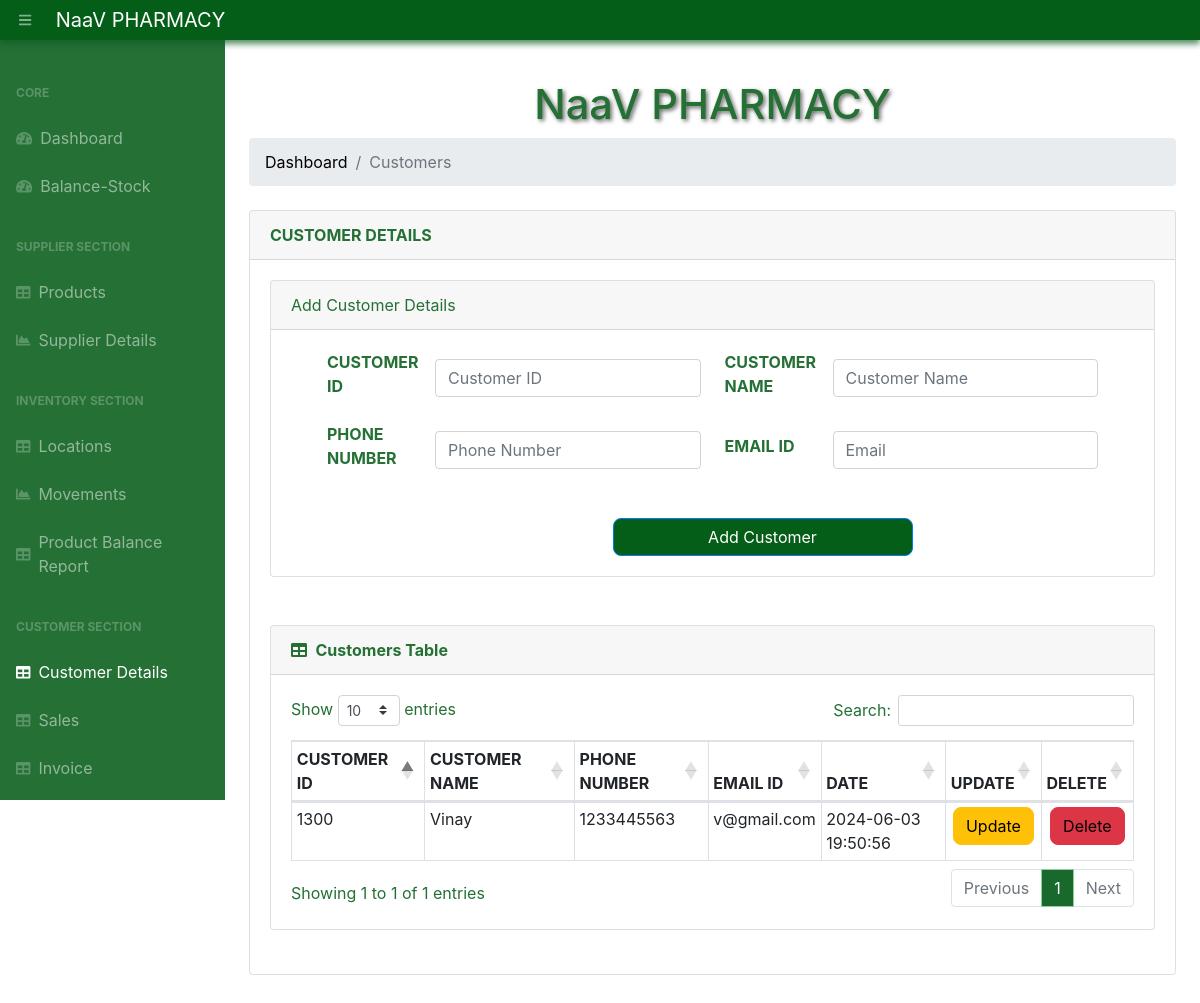
The app's page /customers/ with its own data.
### app.py (models this page shows, shortened)
class Customer(db.Model):
    __tablename__ = 'customers'
    id = db.Column(db.Integer, primary_key=True)
    customer_id = db.Column(db.String(100), nullable=False, unique=True)  # Add customer_id field
    name = db.Column(db.String(100), nullable=False)
    phone = db.Column(db.String(20), nullable=False)
    email = db.Column(db.String(100), nullable=False)
    date_created = db.Column(db.DateTime, default=datetime.utcnow)

### app.py (the view)
@app.route("/customers/", methods=["POST", "GET"])
def viewCustomers():
    if request.method == "POST":
        customer_id = request.form["customer_id"]
        name = request.form["name"]
        phone = request.form["phone"]
        email = request.form["email"]
        new_customer = Customer(customer_id=customer_id, name=name, phone=phone, email=email)
        try:
            db.session.add(new_customer)
            db.session.commit()
            return redirect("/customers/")
        except:
            return "There was an issue while adding a new Customer"
    else:
        customers = Customer.query.order_by(Customer.date_created).all()
        return render_template("customers.html", customers=customers)

### templates/customers.html (shortened to what this page needs)
{% extends 'base.html' %}
{% block content %}
<main>
    <div class="container-fluid">
        <h1 class="mt-4">NaaV PHARMACY</h1>
        <ol class="breadcrumb mb-4">
            <li class="breadcrumb-item"><a href="/">Dashboard</a></li>
            <li class="breadcrumb-item active">Customers</li>
        </ol>
        <div class="card mb-5">
            <div class="card-header"><b>CUSTOMER DETAILS</b></div>
            <div class="card-body">
                <div class="card mb-5">
                    <div class="card-header">Add Customer Details</div>
                    <div class="card-body">
                        <form action="/customers/" method="POST" id="customer_details">
                            <div class="container">
                                <div class="d-flex flex-wrap">
                                    <div class="col-md-6 mb-3 d-flex align-items-center">
                                        <label for="customerID" class="mr-2 form-label"><b>CUSTOMER ID</b></label>
                                        <input type="text" name="customer_id" placeholder="Customer ID" class="form-control flex-grow-1" required>
                                    </div>
                                    <div class="col-md-6 mb-3 d-flex align-items-center">
                                        <label for="customerName" class="mr-2 form-label"><b>CUSTOMER NAME</b></label>
                                        <input type="text" name="name" placeholder="Customer Name" class="form-control flex-grow-1" required>
                                    </div>
                                    <div class="col-md-6 mb-3 d-flex align-items-center">
                                        <label for="phone" class="mr-2 form-label"><b>PHONE NUMBER</b></label>
                                        <input type="text" name="phone" placeholder="Phone Number" class="form-control flex-grow-1" required>
                                    </div>
                                    <div class="col-md-6 mb-3 d-flex align-items-center">
                                        <label for="email" class="mr-2 form-label"><b>EMAIL ID</b></label>
                                        <input type="email" name="email" placeholder="Email" class="form-control flex-grow-1" required>
                                    </div>
                                </div>
                            </div>
                            <div class="form-group mt-4 mb-0 text-center">
                                <input type="submit" id="s" class="btn btn-primary btn-submit" value="Add Customer">
                            </div>
                        </form>
                    </div>
                </div>
                <div class="card mb-4">
                    <div class="card-header">
                        <i class="fas fa-table mr-1"></i>
                        <b>Customers Table</b>
                    </div>
                    <div class="card-body">
                        <div class="table-responsive">
                            {% if customers|length < 1 %}
                            <h4>There are no Customers, add one above</h4>
                            {% else %}
                            <table class="table table-bordered" id="dataTable" width="100%" cellspacing="0">
                                <thead>
                                    <tr>
                                        <th>CUSTOMER ID</th>
                                        <th>CUSTOMER NAME</th>
                                        <th>PHONE NUMBER</th>
                                        <th>EMAIL ID</th>
                                        <th>DATE</th>
                                        <th>UPDATE</th>
                                        <th>DELETE</th>
                                    </tr>
                                </thead>
                                <tbody>
                                    {% for customer in customers %}
                                    <tr>
                                        <td>{{ customer.customer_id }}</td>
                                        <td>{{ customer.name }}</td>
                                        <td>{{ customer.phone }}</td>
                                        <td>{{ customer.email }}</td>
                                        <td>{{ customer.date_created.strftime('%Y-%m-%d %H:%M:%S') }}</td>
                                        <td>
                                            <div class="sub">
                                                <button class="btn btn-warning btn-xs" type="submit">
                                                    <a href="/update-customer/{{ customer.id }}">Update</a>
                                                </button>
                                            </div>
                                        </td>
                                        <td>
                                            <div class="sub">
                                                <button class="btn btn-danger btn-xs" type="submit">
                                                    <a href="/delete-customer/{{ customer.id }}">Delete</a>
                                                </button>
                                            </div>
                                        </td>
                                    </tr>
                                    {% endfor %}
                                </tbody>
                            </table>
                            {% endif %}
                        </div>
                    </div>
                </div>
            </div>
        </div>
    </div>
</main>
{% endblock %}

### records on screen
Customer: customer_id "1300", name "Vinay", phone "1233445563", email "v@gmail.com", date_created "2024-06-03 19:50:56"
